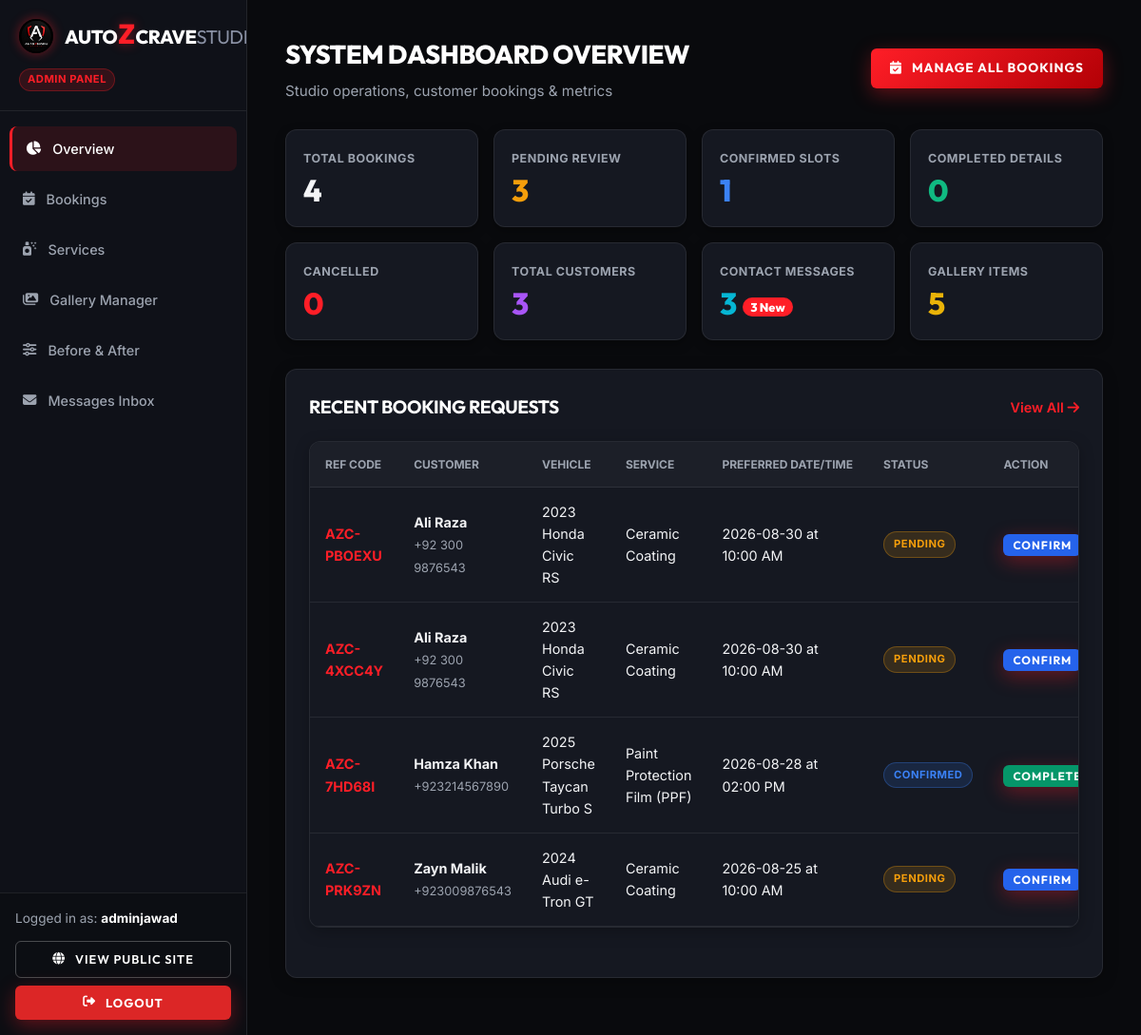
Page /admin/ (signed in) on the earlier database version.
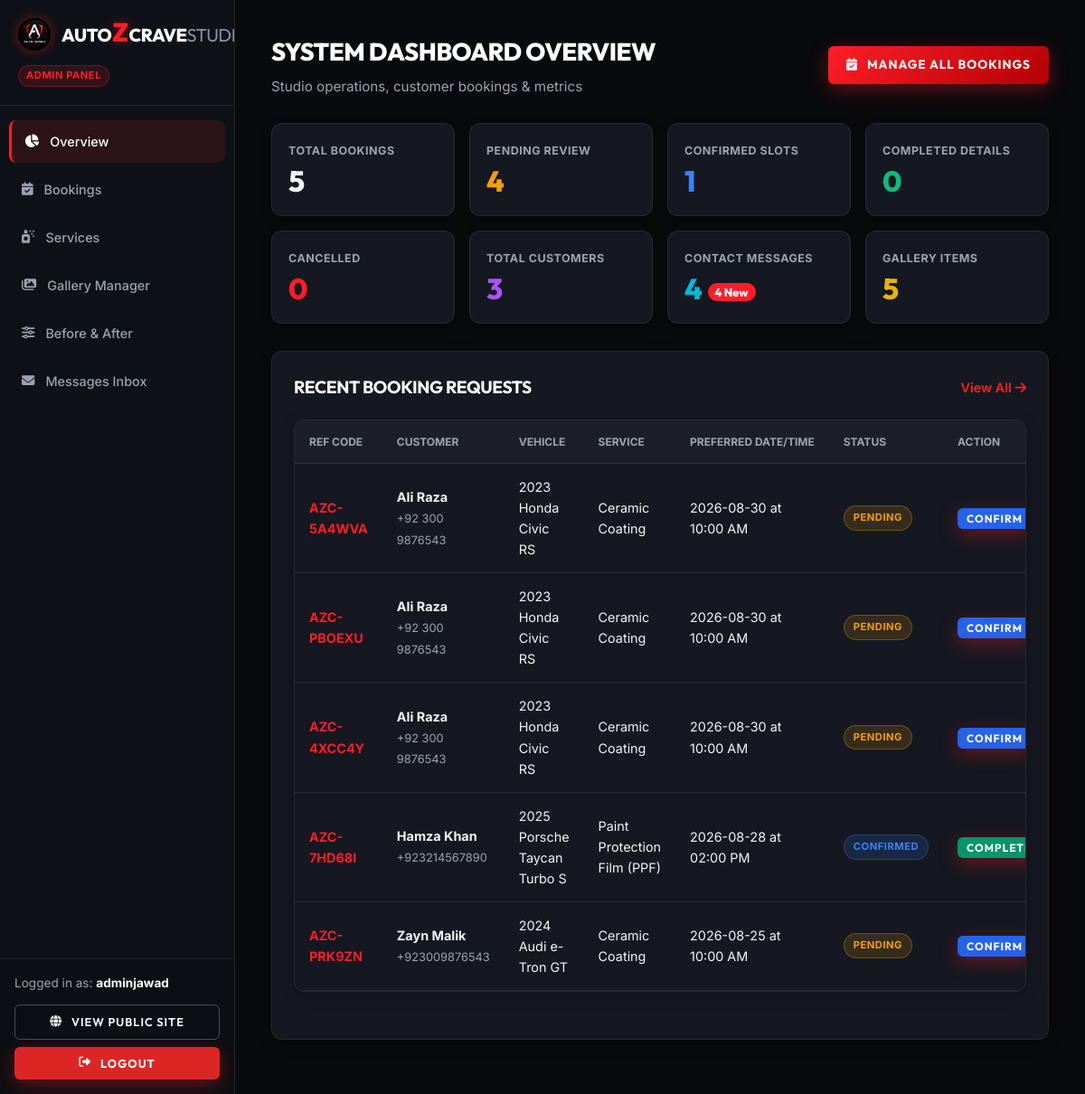
Same page on the later database version.
### models/booking.py (models this page shows, shortened)
class Booking(db.Model):
    __tablename__ = 'bookings'
    id = db.Column(db.Integer, primary_key=True)
    reference_code = db.Column(db.String(20), unique=True, nullable=False, default=generate_booking_ref, index=True)
    customer_name = db.Column(db.String(100), nullable=False)
    customer_email = db.Column(db.String(120), nullable=False)
    customer_phone = db.Column(db.String(30), nullable=False)
    vehicle_make = db.Column(db.String(50), nullable=False)
    vehicle_model = db.Column(db.String(50), nullable=False)
    vehicle_year = db.Column(db.String(10), nullable=False)
    service_id = db.Column(db.Integer, db.ForeignKey('services.id'), nullable=False)
    preferred_date = db.Column(db.String(20), nullable=False)
    preferred_time = db.Column(db.String(20), nullable=False)
    additional_notes = db.Column(db.Text, nullable=True)
    status = db.Column(db.String(20), default='Pending', nullable=False)  # Pending, Confirmed, Completed, Cancelled
    created_at = db.Column(db.DateTime, default=datetime.utcnow)

### models/service.py (models this page shows, shortened)
class Service(db.Model):
    __tablename__ = 'services'
    id = db.Column(db.Integer, primary_key=True)
    name = db.Column(db.String(100), nullable=False)
    description = db.Column(db.Text, nullable=False)
    price = db.Column(db.String(50), nullable=True)  # e.g., "PKR 45,000" or "Starting PKR 30,000"
    duration = db.Column(db.String(50), nullable=True)  # e.g., "1 - 2 Days"
    image = db.Column(db.String(255), nullable=True)
    is_active = db.Column(db.Boolean, default=True, nullable=False)
    created_at = db.Column(db.DateTime, default=datetime.utcnow)
    bookings = db.relationship('Booking', backref='service', lazy=True, cascade='all, delete-orphan')

### routes/admin.py (the view)
@admin_bp.route('/')
@admin_required
def dashboard():
    total_bookings = Booking.query.count()
    pending_bookings = Booking.query.filter_by(status='Pending').count()
    confirmed_bookings = Booking.query.filter_by(status='Confirmed').count()
    completed_bookings = Booking.query.filter_by(status='Completed').count()
    cancelled_bookings = Booking.query.filter_by(status='Cancelled').count()
    total_messages = ContactMessage.query.count()
    unread_messages = ContactMessage.query.filter_by(status='Unread').count()
    total_gallery = GalleryItem.query.count()
    unique_customers = db.session.query(Booking.customer_email).distinct().count()
    recent_bookings = Booking.query.order_by(Booking.created_at.desc()).limit(8).all()
    recent_messages = ContactMessage.query.order_by(ContactMessage.created_at.desc()).limit(5).all()
    return render_template('admin/dashboard.html',
                           total_bookings=total_bookings,
                           pending_bookings=pending_bookings,
                           confirmed_bookings=confirmed_bookings,
                           completed_bookings=completed_bookings,
                           cancelled_bookings=cancelled_bookings,
                           total_messages=total_messages,
                           unread_messages=unread_messages,
                           total_gallery=total_gallery,
                           unique_customers=unique_customers,
                           recent_bookings=recent_bookings,
                           recent_messages=recent_messages)

### models/user.py (called while the page is built)
    def is_admin(self):
        return self.role == 'admin'

### routes/admin.py (called while the page is built)
def admin_required(f):
    @wraps(f)
    @login_required
    def decorated_function(*args, **kwargs):
        if not current_user.is_admin():
            flash('Admin authorization required.', 'error')
            return redirect(url_for('auth.login'))
        return f(*args, **kwargs)
    return decorated_function

### templates/admin/dashboard.html (shortened to what the changed rows need)
{% extends "admin/base_admin.html" %}
{% block content %}
<div class="admin-header">
    <div>
        <h1 class="admin-page-title">SYSTEM DASHBOARD OVERVIEW</h1>
    </div>
</div>
<div class="stats-grid">
    <div class="stat-card">
        <span class="stat-label">Total Bookings</span>
        <div class="stat-value">{{ total_bookings }}</div>
    </div>
    <div class="stat-card">
        <span class="stat-label">Pending Review</span>
        <div class="stat-value pending">{{ pending_bookings }}</div>
    </div>
    <div class="stat-card">
        <span class="stat-label">Contact Messages</span>
        <div class="stat-value" style="color: #06b6d4;">{{ total_messages }} {% if unread_messages %}<span style="font-size: 0.8rem; background: var(--admin-red); color:#fff; padding:2px 8px; border-radius:50px; vertical-align:middle;">{{ unread_messages }} New</span>{% endif %}</div>
    </div>
</div>
<div class="admin-card-box">
    <div class="admin-table-container">
        <table class="admin-table">
            <thead>
                <tr>
                    <th>REF CODE</th>
                    <th>CUSTOMER</th>
                    <th>VEHICLE</th>
                    <th>SERVICE</th>
                    <th>PREFERRED DATE/TIME</th>
                    <th>STATUS</th>
                    <th>ACTION</th>
                </tr>
            </thead>
            <tbody>
                {% for b in recent_bookings %}
                <tr>
                    <td style="font-weight: 700; color: var(--admin-red);">{{ b.reference_code }}</td>
                    <td>
                        <strong style="display:block;">{{ b.customer_name }}</strong>
                        <span style="font-size:0.8rem; color:var(--admin-muted);">{{ b.customer_phone }}</span>
                    </td>
                    <td>{{ b.vehicle_year }} {{ b.vehicle_make }} {{ b.vehicle_model }}</td>
                    <td>{{ b.service.name }}</td>
                    <td>{{ b.preferred_date }} at {{ b.preferred_time }}</td>
                    <td>
                        <span class="badge badge-{{ b.status.lower() }}">{{ b.status }}</span>
                    </td>
                    <td>
                        <form action="{{ url_for('admin.update_booking_status', booking_id=b.id) }}" method="POST" style="display:inline-flex; gap:4px;">
                            {% if b.status == 'Pending' %}
                            <button type="submit" name="status" value="Confirmed" class="btn-primary" style="padding: 4px 10px; font-size: 0.75rem; background: #2563eb;">Confirm</button>
                            {% elif b.status == 'Confirmed' %}
                            <button type="submit" name="status" value="Completed" class="btn-primary" style="padding: 4px 10px; font-size: 0.75rem; background: #059669;">Complete</button>
                            {% else %}
                            <a href="{{ url_for('admin.bookings') }}" style="font-size: 0.85rem; color: var(--admin-muted);">Manage</a>
                            {% endif %}
                        </form>
                    </td>
                </tr>
                {% else %}
                <tr>
                    <td colspan="7" style="text-align: center; color: var(--admin-muted); padding: 30px;">No recent bookings found.</td>
                </tr>
                {% endfor %}
            </tbody>
        </table>
    </div>
</div>
{% endblock %}

Differences in the rows shown:
added Booking: reference_code "AZC-5A4WVA", customer_name "Ali Raza", customer_phone "+92 300 9876543", vehicle_year "2023", vehicle_make "Honda", vehicle_model "Civic RS", service.name "Ceramic Coating", preferred_date "2026-08-30", preferred_time "10:00 AM", status "PENDING", shows "CONFIRM"
Other differences:
{{ total_bookings }}: "4" → "5"
{{ pending_bookings }}: "3" → "4"
{{ total_messages }}: "3" → "4"
{{ unread_messages }}: "3" → "4"
